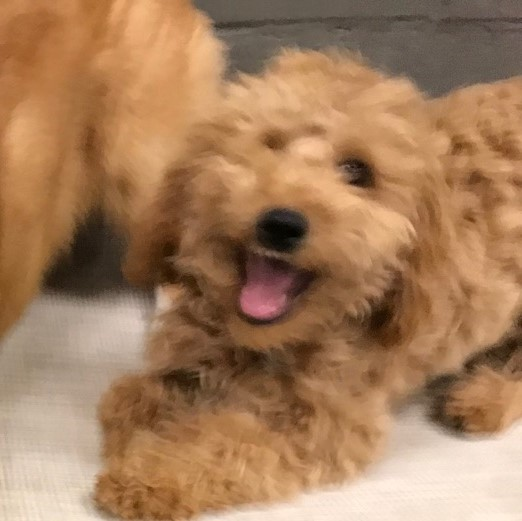
#> input picture study06/melba2.jpg, 522 x 521 px
$ python run.py
#> lines starting #> are read from the running program, lines starting #| are printed output that depends on the picture
### study06/ImageVector.py
from PIL import Image
from vectors import *
class ImageVector(Vector):
    size=(300,300)
    def __init__(self,input):
#> called with input = 'melba2.jpg'
        try:
            img=Image.open(input).resize(ImageVector.size)
            print("11"+input)
            self.pixels=img.getdata()
        except:
            self.pixels=input
    def image(self):
        img=Image.new('RGB',ImageVector.size)
        img.putdata( [(int(r),int(g),int(b)) for (r,g,b) in self.pixels] )
        return img
    # [4 lines left out: function add, not called in this run]
    def scale(self,scaler):
        return ImageVector([(scaler*r,scaler*g,scaler*b) for (r,g,b) in self.pixels])
    def zero(cls):
        total_pixels=cls.size[0]*cls.size[1]
        return ImageVector([(0,0,0) for _ in range(0,total_pixels)])
    def _repr_png_(self):
        return self.image()._repr_png_()
    def show(self):
        self.image().show()
    def soild_color(r,g,b):
        return ImageVector([(r,g,b) for _ in range(0,300*300)])


### study06/run.py


from vectors import *
from ImageVector import *

#image1=0.5*ImageVector("./melba_face.jpg")+0.5*ImageVector("./melba5.JPG")
image_size=(300,300)
total_pixels=image_size[0]*image_size[1]
square_count=30
square_width=10

def ij(n):
    return (n//image_size[0],n%image_size[1])
def to_lowres_grayscale(img):
    matrix=[
        [0 for i in range(0,square_count)]
        for j in range(0,square_count)
    ]
    for (n,p) in enumerate(img.pixels):
        i,j = ij(n)
        weight=1.0/(3*square_width*square_width)
        matrix[i//square_width][j//square_width]+=(sum(p)*weight)
#> this loop made 90000 passes
#> p on passes 1 to 3: (185, 122, 71), (186, 123, 72), (187, 124, 73)
#> after the loop, matrix = 30 items
    return matrix
def from_lowers_grayscale(matrix):
    def lowres(pixels,ij):
        i,j=ij
        return pixels[i//square_width][j//square_width]
    def make_highres(limg):
        pixels=list(matrix)
#> pixels = 30 items
        triple=lambda x:(x,x,x)
        return ImageVector([triple(lowres(matrix,ij(n))) for n in range(0,total_pixels) ])
    return make_highres(matrix)
from_lowers_grayscale(to_lowres_grayscale(ImageVector("melba2.jpg"))).show()
#> in image, `img=Image.new('RGB',ImageVector.size)`: img: PIL image 300x300 RGB; every value is 0
#> in image, `img.putdata( [(int(r),int(g),int(b)) for (r,g,b) in self.pixels] )`:
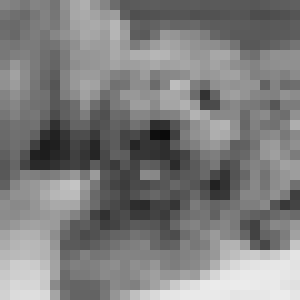
#> img: PIL image 300x300 RGB; min 10, max 235, mean 126.8

$ run again, with study06/melba_face.jpg copied over study06/melba2.jpg
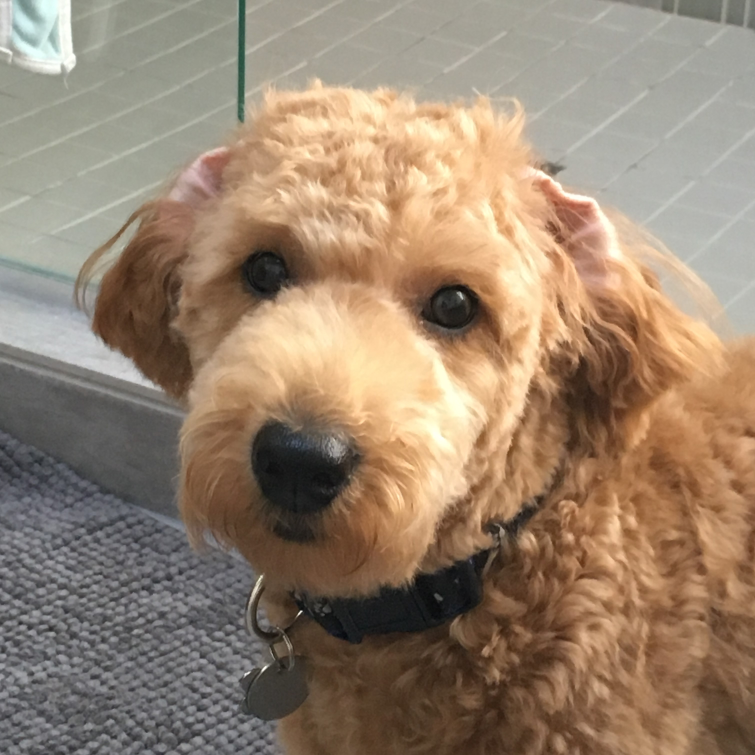
#> input picture study06/melba_face.jpg, 3020 x 3020 px (shown at 1/4 size)
#> in __init__, `img=Image.open(input).resize(ImageVector.size)`:
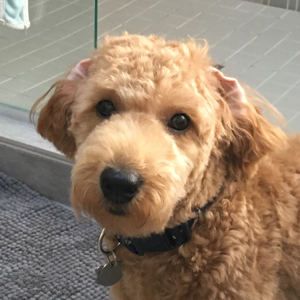
#> img: PIL image 300x300 RGB; mean R, G, B 151.9, 131.3, 110.9
#> the loop in to_lowres_grayscale, `for (n,p) in enumerate(img.pixels):` made 90000 passes
#> p on passes 1 to 3: (210, 210, 206), (211, 211, 210), (207, 207, 204)
#> after the loop in to_lowres_grayscale, `for (n,p) in enumerate(img.pixels):`: matrix = 30 items
#> in image, `img.putdata( [(int(r),int(g),int(b)) for (r,g,b) in self.pixels] )`:
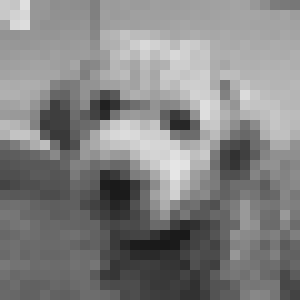
#> img: PIL image 300x300 RGB; min 24, max 230, mean 130.9

$ run again, with study06/melba_sleeping.jpg copied over study06/melba2.jpg
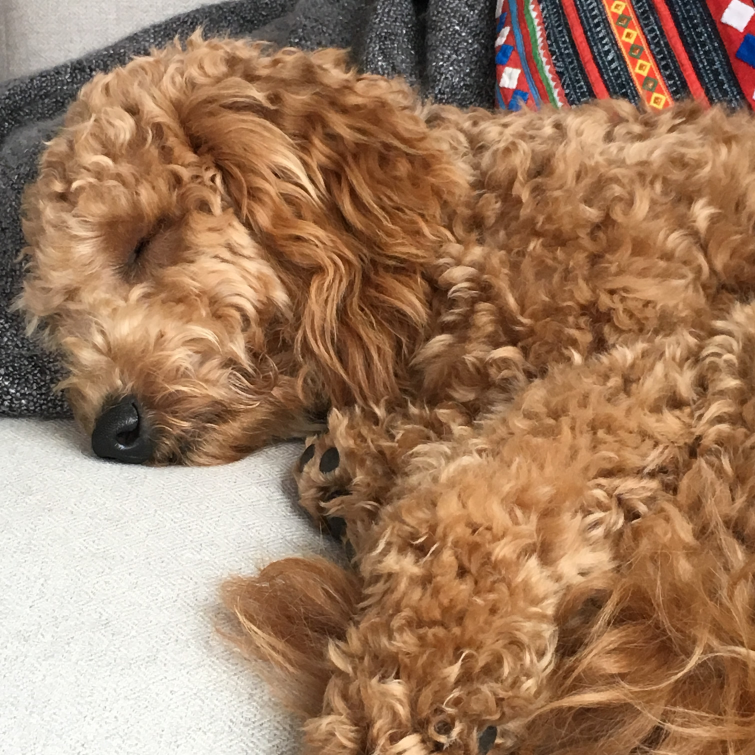
#> input picture study06/melba_sleeping.jpg, 3020 x 3020 px (shown at 1/4 size)
#> in __init__, `img=Image.open(input).resize(ImageVector.size)`:
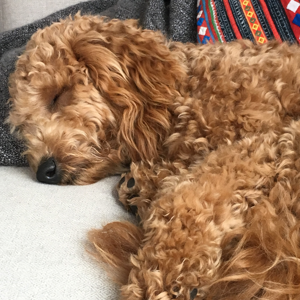
#> img: PIL image 300x300 RGB; mean R, G, B 159.4, 123.8, 96.2
#> the loop in to_lowres_grayscale, `for (n,p) in enumerate(img.pixels):` made 90000 passes
#> p on passes 1 to 3: (150, 141, 135), (148, 139, 132), (151, 142, 135)
#> after the loop in to_lowres_grayscale, `for (n,p) in enumerate(img.pixels):`: matrix = 30 items
#> in image, `img.putdata( [(int(r),int(g),int(b)) for (r,g,b) in self.pixels] )`:
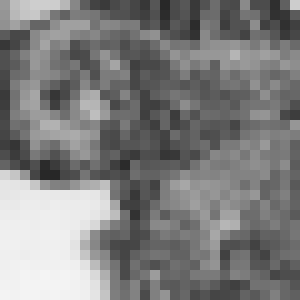
#> img: PIL image 300x300 RGB; min 39, max 244, mean 125.9

$ run again, with study06/melba_toy.jpg copied over study06/melba2.jpg
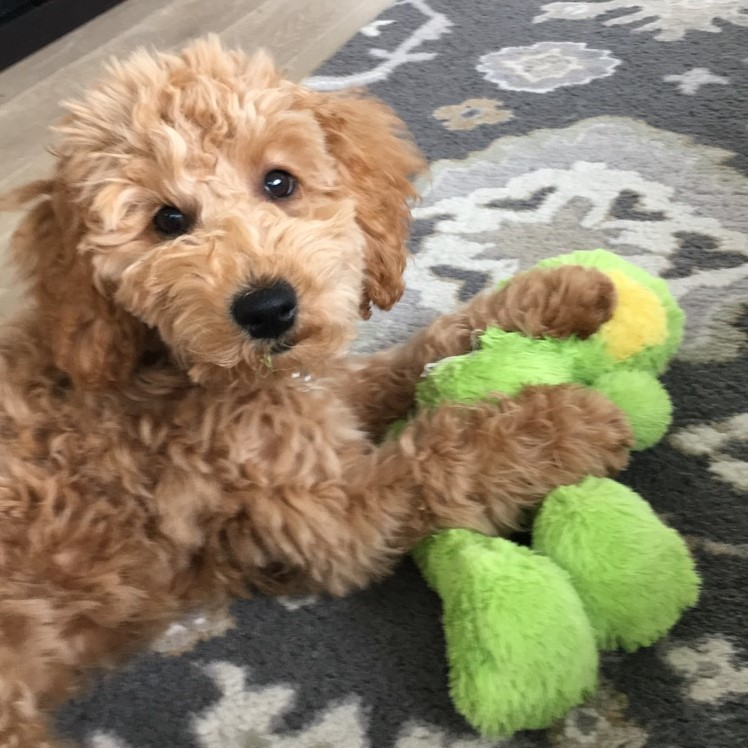
#> input picture study06/melba_toy.jpg, 748 x 748 px
#> the loop in to_lowres_grayscale, `for (n,p) in enumerate(img.pixels):` made 90000 passes
#> p on passes 1 to 3: (22, 26, 29), (18, 22, 25), (19, 23, 26)
#> after the loop in to_lowres_grayscale, `for (n,p) in enumerate(img.pixels):`: matrix = 30 items
#> in image, `img.putdata( [(int(r),int(g),int(b)) for (r,g,b) in self.pixels] )`:
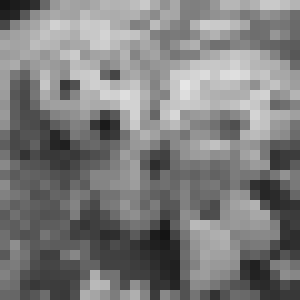
#> img: PIL image 300x300 RGB; min 20, max 230, mean 124.9
